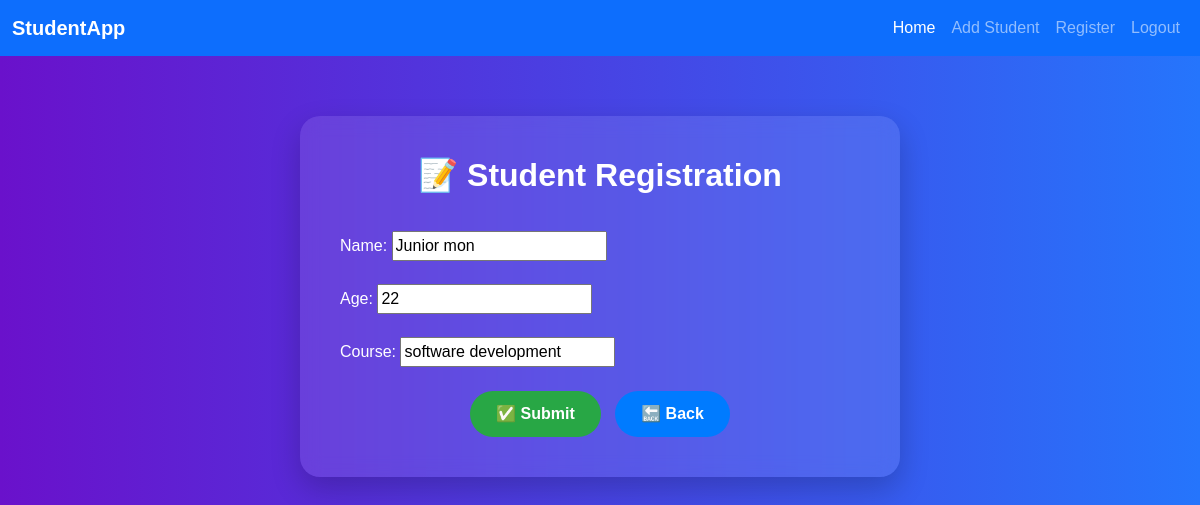
The page /edit/5/ on the database its author committed.
### crudapp/models.py (models this page shows, shortened)
class Student(models.Model):
    name = models.CharField(max_length=100)
    age = models.IntegerField()
    course = models.CharField(max_length=100)

### crudapp/views.py (the view)
# urls.py: path('edit/<int:pk>/', views.edit_student, name='edit_student'),
def edit_student(request, pk):
    student = get_object_or_404(Student, pk=pk)
    form = StudentForm(request.POST or None, instance=student)
    if form.is_valid():
        form.save()
        messages.success(request, "Student updated successfully!")
        return redirect('student_list')
    return render(request, 'studentform.html', {'form': form})

### crudapp/forms.py
class StudentForm(forms.ModelForm):
    class Meta:
        model = Student
        fields = ['name', 'age', 'course']

### crudapp/templates/studentform.html (shortened to what this page needs)
{% extends 'base.html' %}
{% block content %}
<div class="student-form-box">
    <h2>📝 Student Registration</h2>
    <form method="post">
        {{ form.as_p }}
        <div class="text-center mt-4">
            <button type="submit" class="btn btn-submit">✅ Submit</button>
            <a href="{% url 'student_list' %}" class="btn btn-back">🔙 Back</a>
        </div>
    </form>
</div>
{% endblock %}

### crudapp/templates/base.html (style rules this page uses)
body { background-color: #f8f9fa; font-family: 'Poppins', sans-serif; }

### crudapp/templates/studentform.html (style rules this page uses)
body { background: linear-gradient(to right, #6a11cb, #2575fc); }
.student-form-box { background: rgba(255, 255, 255, 0.1); backdrop-filter: blur(10px); border-radius: 20px; padding: 40px; margin: 60px auto; max-width: 600px; color: white; box-shadow: 0 12px 30px rgba(0, 0, 0, 0.2); }
.student-form-box h2 { text-align: center; margin-bottom: 30px; font-weight: bold; }
label { font-weight: 500; margin-top: 10px; }
.btn-submit { background-color: #28a745; color: white; border-radius: 25px; padding: 10px 25px; font-weight: bold; }
.btn-back { background-color: #007bff; color: white; border-radius: 25px; padding: 10px 25px; font-weight: bold; margin-left: 10px; }

### rows shown on the page
Student: name "Junior mon", age "22", course "software development"
